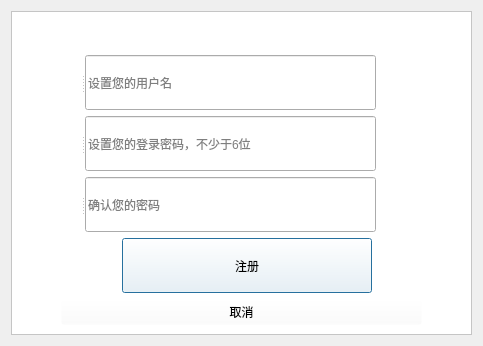
<?xml version="1.0" encoding="UTF-8"?>
<ui version="4.0">
 <class>Register_ui</class>
 <widget class="QDialog" name="Register_ui">
  <property name="geometry">
   <rect>
    <x>0</x>
    <y>0</y>
    <width>483</width>
    <height>346</height>
   </rect>
  </property>
  <property name="windowTitle">
   <string>Dialog</string>
  </property>
  <layout class="QHBoxLayout" name="horizontalLayout_2">
   <item>
    <widget class="QFrame" name="frame">
     <property name="styleSheet">
      <string notr="true">#frame{background-color: rgb(255, 255, 255);}</string>
     </property>
     <property name="frameShape">
      <enum>QFrame::StyledPanel</enum>
     </property>
     <property name="frameShadow">
      <enum>QFrame::Raised</enum>
     </property>
     <layout class="QVBoxLayout" name="verticalLayout_2">
      <item>
       <spacer name="verticalSpacer">
        <property name="orientation">
         <enum>Qt::Vertical</enum>
        </property>
        <property name="sizeType">
         <enum>QSizePolicy::Maximum</enum>
        </property>
        <property name="sizeHint" stdset="0">
         <size>
          <width>20</width>
          <height>150</height>
         </size>
        </property>
       </spacer>
      </item>
      <item>
       <layout class="QHBoxLayout" name="horizontalLayout_6">
        <item>
         <spacer name="horizontalSpacer_2">
          <property name="orientation">
           <enum>Qt::Horizontal</enum>
          </property>
          <property name="sizeHint" stdset="0">
           <size>
            <width>38</width>
            <height>20</height>
           </size>
          </property>
         </spacer>
        </item>
        <item>
         <widget class="QSplitter" name="splitter">
          <property name="minimumSize">
           <size>
            <width>350</width>
            <height>0</height>
           </size>
          </property>
          <property name="orientation">
           <enum>Qt::Horizontal</enum>
          </property>
          <widget class="QLabel" name="label_2">
           <property name="minimumSize">
            <size>
             <width>55</width>
             <height>55</height>
            </size>
           </property>
           <property name="maximumSize">
            <size>
             <width>55</width>
             <height>55</height>
            </size>
           </property>
           <property name="styleSheet">
            <string notr="true">border-image: url(:/new/prefix1/m_icon/Menu_Staff register.png);</string>
           </property>
           <property name="text">
            <string/>
           </property>
          </widget>
          <widget class="QLineEdit" name="lineUserName">
           <property name="text">
            <string/>
           </property>
           <property name="maxLength">
            <number>32766</number>
           </property>
           <property name="placeholderText">
            <string>设置您的用户名</string>
           </property>
          </widget>
         </widget>
        </item>
        <item>
         <spacer name="horizontalSpacer_8">
          <property name="orientation">
           <enum>Qt::Horizontal</enum>
          </property>
          <property name="sizeHint" stdset="0">
           <size>
            <width>118</width>
            <height>20</height>
           </size>
          </property>
         </spacer>
        </item>
       </layout>
      </item>
      <item>
       <layout class="QHBoxLayout" name="horizontalLayout_5">
        <item>
         <spacer name="horizontalSpacer_3">
          <property name="orientation">
           <enum>Qt::Horizontal</enum>
          </property>
          <property name="sizeHint" stdset="0">
           <size>
            <width>38</width>
            <height>20</height>
           </size>
          </property>
         </spacer>
        </item>
        <item>
         <widget class="QSplitter" name="splitter_2">
          <property name="minimumSize">
           <size>
            <width>350</width>
            <height>0</height>
           </size>
          </property>
          <property name="orientation">
           <enum>Qt::Horizontal</enum>
          </property>
          <widget class="QLabel" name="label_3">
           <property name="minimumSize">
            <size>
             <width>55</width>
             <height>55</height>
            </size>
           </property>
           <property name="maximumSize">
            <size>
             <width>55</width>
             <height>55</height>
            </size>
           </property>
           <property name="styleSheet">
            <string notr="true">border-image: url(:/new/prefix1/m_icon/lock.png);</string>
           </property>
           <property name="text">
            <string/>
           </property>
          </widget>
          <widget class="QLineEdit" name="lineCode">
           <property name="echoMode">
            <enum>QLineEdit::Password</enum>
           </property>
           <property name="placeholderText">
            <string>设置您的登录密码，不少于6位</string>
           </property>
          </widget>
         </widget>
        </item>
        <item>
         <spacer name="horizontalSpacer_9">
          <property name="orientation">
           <enum>Qt::Horizontal</enum>
          </property>
          <property name="sizeHint" stdset="0">
           <size>
            <width>118</width>
            <height>20</height>
           </size>
          </property>
         </spacer>
        </item>
       </layout>
      </item>
      <item>
       <layout class="QHBoxLayout" name="horizontalLayout_7">
        <item>
         <spacer name="horizontalSpacer_6">
          <property name="orientation">
           <enum>Qt::Horizontal</enum>
          </property>
          <property name="sizeHint" stdset="0">
           <size>
            <width>38</width>
            <height>20</height>
           </size>
          </property>
         </spacer>
        </item>
        <item>
         <widget class="QSplitter" name="splitter_3">
          <property name="minimumSize">
           <size>
            <width>350</width>
            <height>0</height>
           </size>
          </property>
          <property name="orientation">
           <enum>Qt::Horizontal</enum>
          </property>
          <widget class="QLabel" name="label_4">
           <property name="minimumSize">
            <size>
             <width>55</width>
             <height>55</height>
            </size>
           </property>
           <property name="maximumSize">
            <size>
             <width>55</width>
             <height>55</height>
            </size>
           </property>
           <property name="styleSheet">
            <string notr="true">border-image: url(:/new/prefix1/m_icon/lock.png);</string>
           </property>
           <property name="text">
            <string/>
           </property>
          </widget>
          <widget class="QLineEdit" name="lineCodeRepeat">
           <property name="echoMode">
            <enum>QLineEdit::Password</enum>
           </property>
           <property name="placeholderText">
            <string>确认您的密码</string>
           </property>
          </widget>
         </widget>
        </item>
        <item>
         <spacer name="horizontalSpacer_11">
          <property name="orientation">
           <enum>Qt::Horizontal</enum>
          </property>
          <property name="sizeHint" stdset="0">
           <size>
            <width>118</width>
            <height>20</height>
           </size>
          </property>
         </spacer>
        </item>
       </layout>
      </item>
      <item>
       <layout class="QHBoxLayout" name="horizontalLayout_4">
        <item>
         <spacer name="horizontalSpacer_4">
          <property name="orientation">
           <enum>Qt::Horizontal</enum>
          </property>
          <property name="sizeHint" stdset="0">
           <size>
            <width>160</width>
            <height>20</height>
           </size>
          </property>
         </spacer>
        </item>
        <item>
         <widget class="QPushButton" name="btnRegister">
          <property name="minimumSize">
           <size>
            <width>250</width>
            <height>55</height>
           </size>
          </property>
          <property name="cursor">
           <cursorShape>PointingHandCursor</cursorShape>
          </property>
          <property name="styleSheet">
           <string notr="true">background-color: rgba(255, 255, 255, 20);
font: 16pt &quot;AcadEref&quot;;</string>
          </property>
          <property name="text">
           <string>注册</string>
          </property>
         </widget>
        </item>
        <item>
         <spacer name="horizontalSpacer_5">
          <property name="orientation">
           <enum>Qt::Horizontal</enum>
          </property>
          <property name="sizeHint" stdset="0">
           <size>
            <width>149</width>
            <height>20</height>
           </size>
          </property>
         </spacer>
        </item>
       </layout>
      </item>
      <item>
       <layout class="QHBoxLayout" name="horizontalLayout">
        <item>
         <spacer name="horizontalSpacer">
          <property name="orientation">
           <enum>Qt::Horizontal</enum>
          </property>
          <property name="sizeType">
           <enum>QSizePolicy::Minimum</enum>
          </property>
          <property name="sizeHint" stdset="0">
           <size>
            <width>40</width>
            <height>20</height>
           </size>
          </property>
         </spacer>
        </item>
        <item>
         <widget class="QPushButton" name="btnCancel">
          <property name="cursor">
           <cursorShape>PointingHandCursor</cursorShape>
          </property>
          <property name="styleSheet">
           <string notr="true">background-color: rgba(255, 255, 255, 0);</string>
          </property>
          <property name="text">
           <string>取消</string>
          </property>
         </widget>
        </item>
        <item>
         <spacer name="horizontalSpacer_10">
          <property name="orientation">
           <enum>Qt::Horizontal</enum>
          </property>
          <property name="sizeType">
           <enum>QSizePolicy::Minimum</enum>
          </property>
          <property name="sizeHint" stdset="0">
           <size>
            <width>40</width>
            <height>20</height>
           </size>
          </property>
         </spacer>
        </item>
       </layout>
      </item>
      <item>
       <spacer name="verticalSpacer_2">
        <property name="orientation">
         <enum>Qt::Vertical</enum>
        </property>
        <property name="sizeType">
         <enum>QSizePolicy::Maximum</enum>
        </property>
        <property name="sizeHint" stdset="0">
         <size>
          <width>20</width>
          <height>80</height>
         </size>
        </property>
       </spacer>
      </item>
     </layout>
    </widget>
   </item>
  </layout>
 </widget>
 <resources/>
 <connections/>
</ui>
